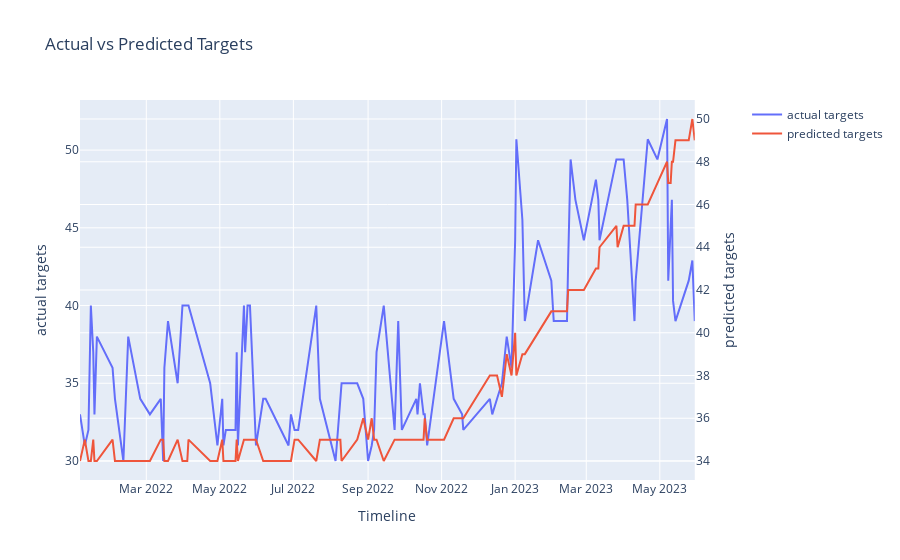

Here is the notebook cell this chart was saved with:
### Code cell
import plotly.graph_objects as go
from plotly.subplots import make_subplots
fig = make_subplots(specs=[[{"secondary_y": True}]])
fig.add_trace(
    go.Scatter(x=validation_data['ds'], y=y_actual, name="actual targets"),
    secondary_y=False,)
fig.add_trace(
    go.Scatter(x=validation_data['ds'], y=y_predicted, name="predicted targets"),
    secondary_y=True,)
fig.update_layout(
    title_text="Actual vs Predicted Targets")
fig.update_xaxes(title_text="Timeline")
fig.update_yaxes(title_text="actual targets", secondary_y=False)
fig.update_yaxes(title_text="predicted targets", secondary_y=True)
fig.show()
